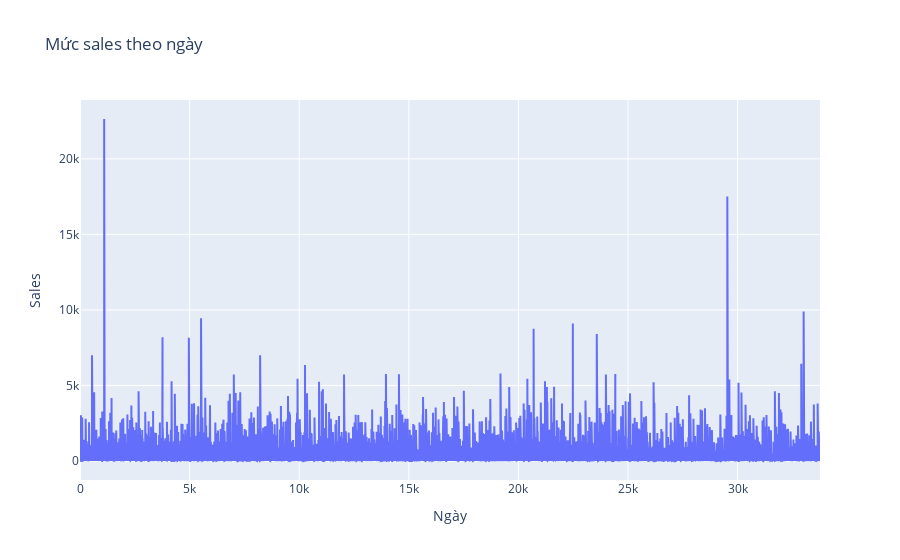

Notebook code for this chart:
### Code cell
import plotly.graph_objects as go
fig = go.Figure(data=go.Scatter(x=df.index, y=df['sales'], mode='lines'))
fig.update_layout(
    title="Mức sales theo ngày",
    xaxis_title="Ngày",
    yaxis_title="Sales"
)
fig.show()

### Figure 1 — Plotly figure (JSON) as saved in the notebook; plotly's stock layout.template omitted (floating-point values rounded to 4 significant figures; data arrays with more than 128 entries replaced by an {"elided": "..."} marker saying what was removed)
{"data": [{"mode": "lines", "type": "scatter", "x": {"elided": "33759 int values"}, "y": {"elided": "33759 int values"}}], "layout": {"title": {"text": "Mức sales theo ngày"}, "xaxis": {"title": {"text": "Ngày"}}, "yaxis": {"title": {"text": "Sales"}}}}
